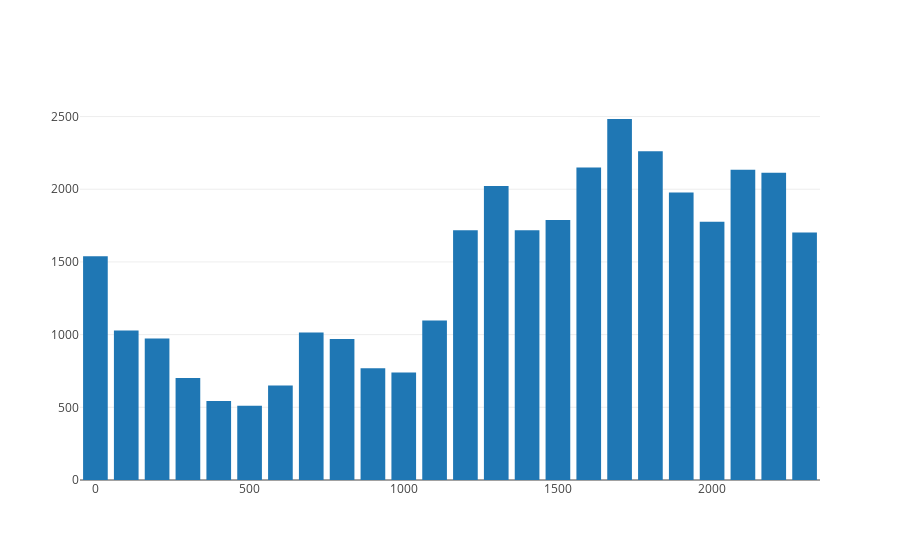

This figure's notebook cell:
### Code cell
data = [trace3]
layout = go.Layout(
    barmode='stack'
)

fig = go.Figure(data=data, layout=layout)
py.offline.iplot(fig)

### Figure 1 — Plotly figure (JSON) as saved in the notebook; plotly's stock layout.template omitted (floating-point values rounded to 4 significant figures)
{"data": [{"name": "Accidents by Hour", "type": "bar", "uid": "27630088-481a-43ae-92f9-6d1645662866", "x": ["0000", "0100", "0200", "0300", "0400", "0500", "0600", "0700", "0800", "0900", "1000", "1100", "1200", "1300", "1400", "1500", "1600", "1700", "1800", "1900", "2000", "2100", "2200", "2300"], "y": [1539, 1029, 973, 702, 544, 510, 650, 1014, 970, 769, 740, 1097, 1718, 2022, 1718, 1788, 2150, 2483, 2261, 1977, 1777, 2134, 2113, 1703]}], "layout": {"barmode": "stack"}}
